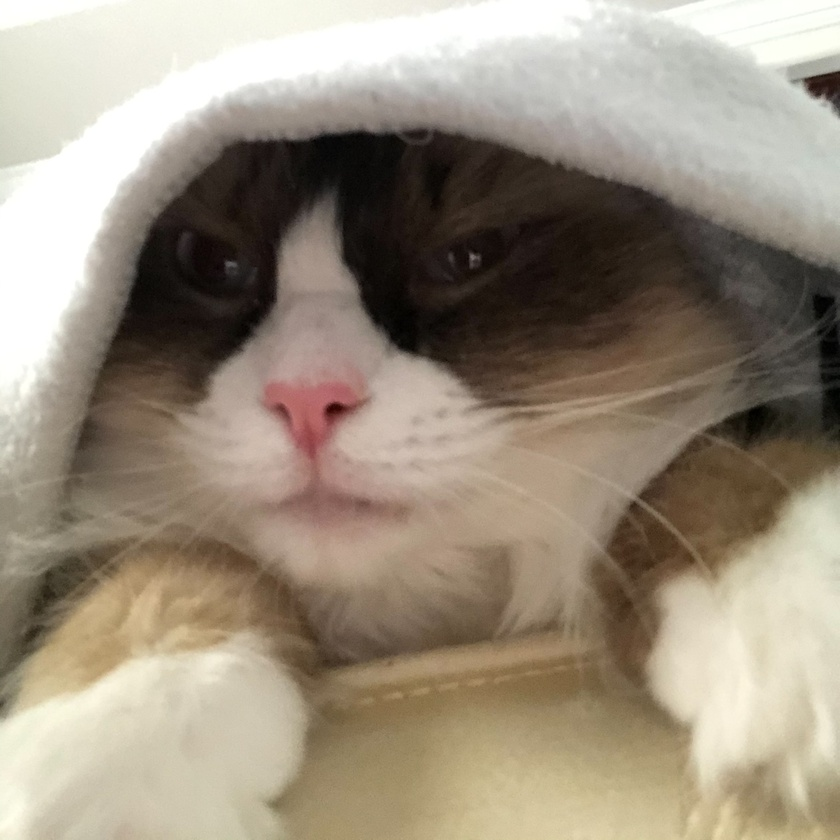
#> input picture lab1/cat.jpg, 840 x 840 px, shrunk from 2320 x 2320 before the run
$ python 6.py
#> lines starting #> are read from the running program, lines starting #| are printed output that depends on the picture
import cv2
import matplotlib.pyplot as plt
import sys
if sys.platform == "darwin":
    import matplotlib
    matplotlib.use("TkAgg")  # due to a bug on MacOS, just ignore it...


im = cv2.imread("cat.jpg", cv2.IMREAD_GRAYSCALE)
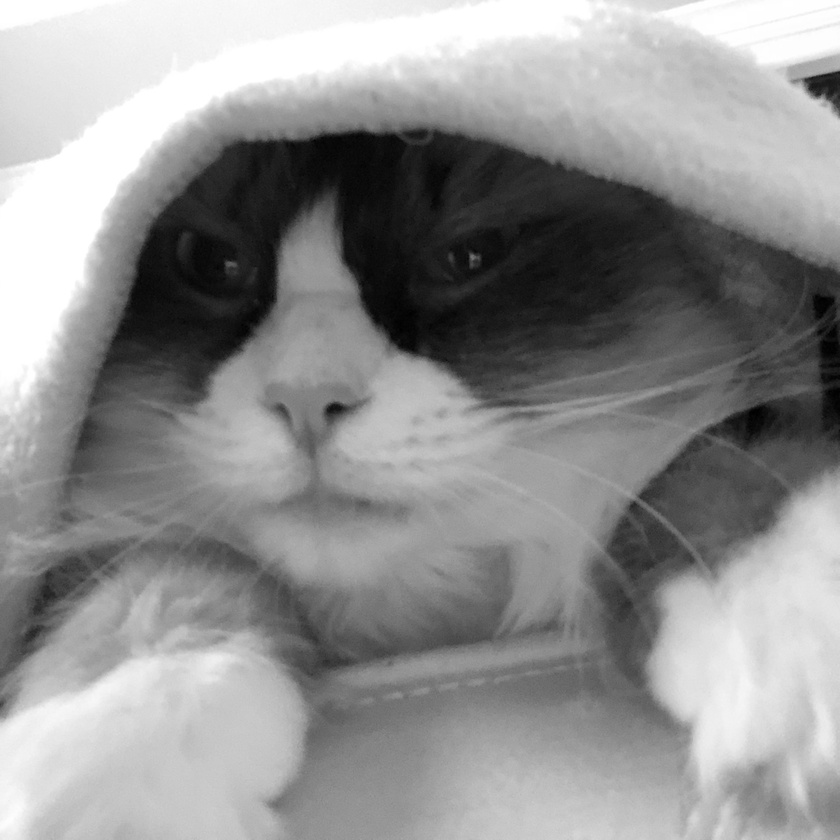
#> im: shape (840, 840); min 0, max 255, mean 144.3
im_eq = cv2.equalizeHist(im)
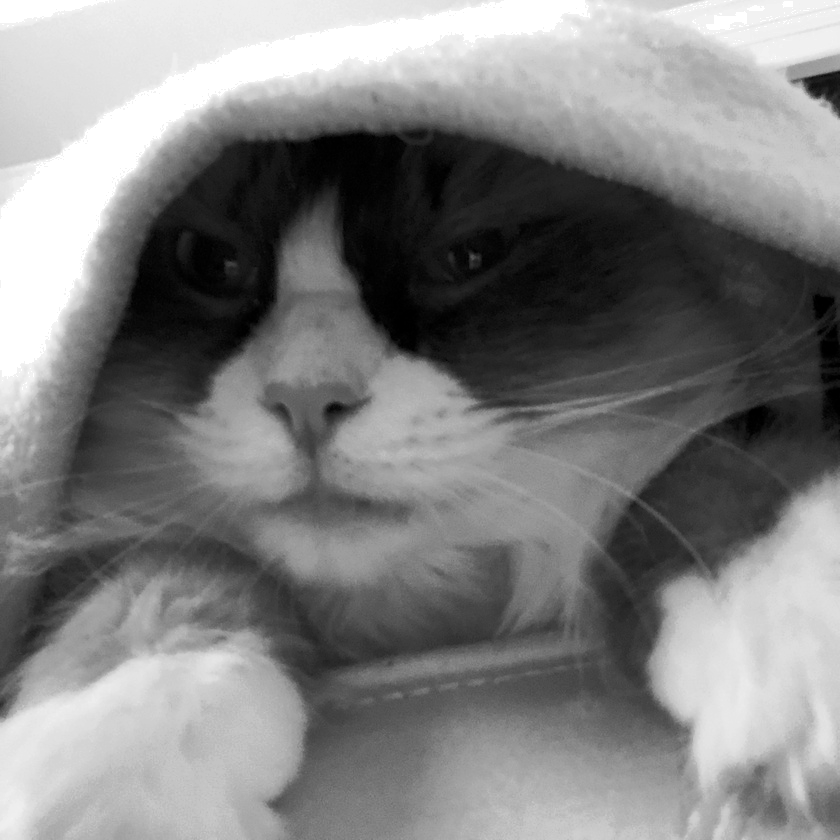
#> im_eq: shape (840, 840); min 0, max 255, mean 128.4

plt.subplot(1, 2, 1)
plt.imshow(im, cmap="gray", vmin=0, vmax=255)
plt.title("Original")
plt.axis("off")

plt.subplot(1, 2, 2)
plt.imshow(im_eq, cmap="gray", vmin=0, vmax=255)
plt.title("Equalized")
plt.axis("off")

plt.show()
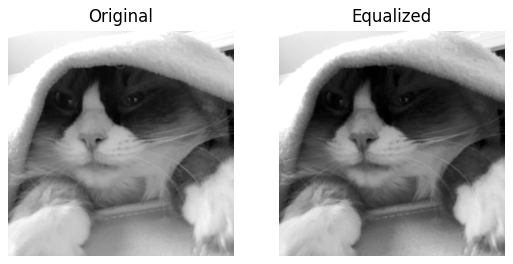
#> figure drawn by matplotlib, 2 panels
